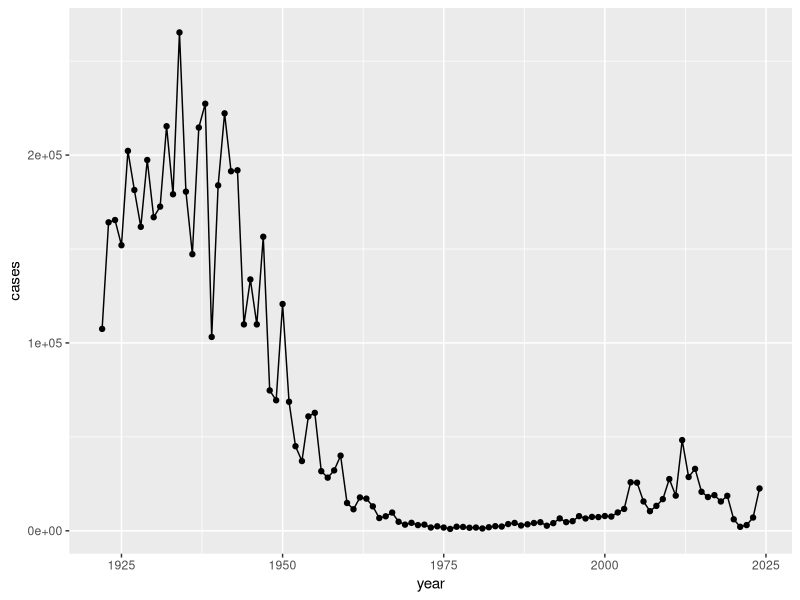
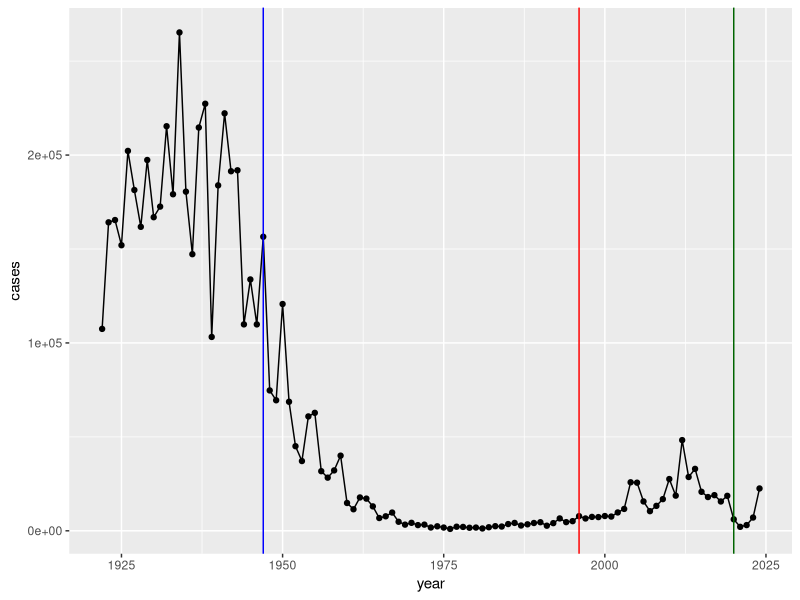

The R source for these figures, in order: (Note: this script raises an error after producing the figures.)
## ---- chunk 1
cdc <- data.frame(
                                 year = c(1922L,1923L,1924L,1925L,
                                          1926L,1927L,1928L,1929L,1930L,1931L,
                                          1932L,1933L,1934L,1935L,1936L,
                                          1937L,1938L,1939L,1940L,1941L,1942L,
                                          1943L,1944L,1945L,1946L,1947L,
                                          1948L,1949L,1950L,1951L,1952L,
                                          1953L,1954L,1955L,1956L,1957L,1958L,
                                          1959L,1960L,1961L,1962L,1963L,
                                          1964L,1965L,1966L,1967L,1968L,1969L,
                                          1970L,1971L,1972L,1973L,1974L,
                                          1975L,1976L,1977L,1978L,1979L,1980L,
                                          1981L,1982L,1983L,1984L,1985L,
                                          1986L,1987L,1988L,1989L,1990L,
                                          1991L,1992L,1993L,1994L,1995L,1996L,
                                          1997L,1998L,1999L,2000L,2001L,
                                          2002L,2003L,2004L,2005L,2006L,2007L,
                                          2008L,2009L,2010L,2011L,2012L,
                                          2013L,2014L,2015L,2016L,2017L,2018L,
                                          2019L,2020L,2021L,2022L,2023L,2024L),
         cases = c(107473,164191,165418,152003,
                                          202210,181411,161799,197371,
                                          166914,172559,215343,179135,265269,
                                          180518,147237,214652,227319,103188,
                                          183866,222202,191383,191890,109873,
                                          133792,109860,156517,74715,69479,
                                          120718,68687,45030,37129,60886,
                                          62786,31732,28295,32148,40005,
                                          14809,11468,17749,17135,13005,6799,
                                          7717,9718,4810,3285,4249,3036,
                                          3287,1759,2402,1738,1010,2177,2063,
                                          1623,1730,1248,1895,2463,2276,
                                          3589,4195,2823,3450,4157,4570,
                                          2719,4083,6586,4617,5137,7796,6564,
                                          7405,7298,7867,7580,9771,11647,
                                          25827,25616,15632,10454,13278,
                                          16858,27550,18719,48277,28639,32971,
                                          20762,17972,18975,15609,18617,
                                          6124,2116,3044,7063,22538)
       )
## ---- chunk 2
library(ggplot2)

ggplot(cdc) +
  aes(year, cases) +
  geom_point() +
  geom_line()
## ---- chunk 3
ggplot(cdc) +
  aes(year, cases) +
  geom_point() +
  geom_line() +
  geom_vline(xintercept =1947, col="blue") +
  geom_vline(xintercept =1996, col="red") +
  geom_vline(xintercept =2020, col="darkgreen")
## ---- chunk 4
library(jsonlite)

subject <- read_json(path="http://cmi-pb.org/api/v5_1/subject", simplifyVector = TRUE)

head(subject)
## ---- chunk 5
nrow(subject)
## ---- chunk 6
table(subject$infancy_vac)
## ---- chunk 7
table(subject$biological_sex)
## ---- chunk 8
table(subject$race)
## ---- chunk 9
table(subject$race, subject$biological_sex)
## ---- chunk 10
specimen <- read_json("https://www.cmi-pb.org/api/v5_1/specimen", simplifyVector = TRUE)
ab_titer <- read_json("https://www.cmi-pb.org/api/v5_1/plasma_ab_titer", simplifyVector = TRUE)

head(specimen)
## ---- chunk 11
library(dplyr)

meta <- inner_join(subject, specimen)
head(meta)
## ---- chunk 12
ab_data <- inner_join(meta, ab_titer)
head(ab_data)
## ---- chunk 13
nrow(ab_data)
## ---- chunk 14
unique(ab_data$isotype)
## ---- chunk 15
unique(ab_data$antigen)
## ---- chunk 16
ggplot(ab_data) +
  aes(MFI, antigen) +
  geom_boxplot()
## ---- chunk 17
igg <- ab_data |>
  filter(isotype=="IgG")
## ---- chunk 18
ggplot(igg) +
  aes(MFI_normalised, antigen) +
  geom_boxplot()
## ---- chunk 19
ggplot(igg) +
  aes(MFI_normalised, antigen, col=infancy_vac) +
  geom_boxplot() 
## ---- chunk 20
ggplot(igg) +
  aes(MFI_normalised, antigen, col=infancy_vac) +
  geom_boxplot() +
  facet_wrap(~infancy_vac)
## ---- chunk 21
ggplot(igg) +
  aes(MFI_normalised, antigen, col=infancy_vac ) +
  geom_boxplot(show.legend = FALSE) + 
  facet_wrap(vars(visit), nrow=2) +
  xlim(0,75) +
  theme_bw()
## ---- chunk 22
filter(igg, antigen=="PT", dataset == "2021_dataset") |>
  ggplot() +
  aes(x=planned_day_relative_to_boost,
        y=MFI_normalised,
        col=infancy_vac,
        group=subject_id) +
    geom_point() +
    geom_line() +
    geom_vline(xintercept=14, linetype="dashed")
